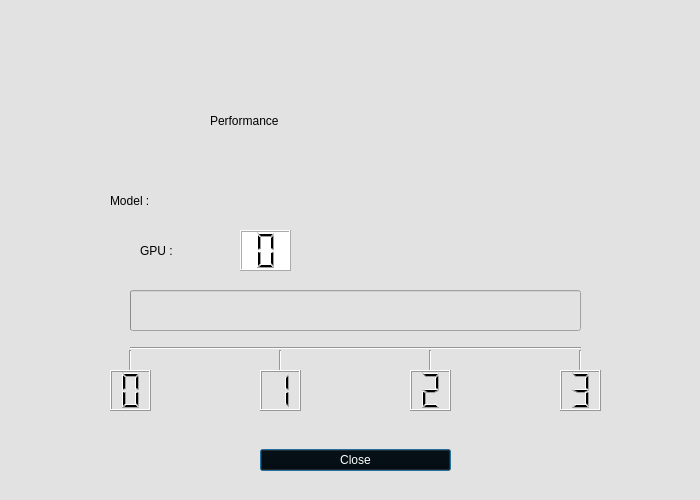
<?xml version="1.0" encoding="UTF-8"?>
<ui version="4.0">
 <class>inference_panel</class>
 <widget class="QDialog" name="inference_panel">
  <property name="geometry">
   <rect>
    <x>0</x>
    <y>0</y>
    <width>700</width>
    <height>500</height>
   </rect>
  </property>
  <property name="minimumSize">
   <size>
    <width>700</width>
    <height>500</height>
   </size>
  </property>
  <property name="maximumSize">
   <size>
    <width>700</width>
    <height>500</height>
   </size>
  </property>
  <property name="windowTitle">
   <string>MIVision Performance</string>
  </property>
  <property name="styleSheet">
   <string notr="true">background-color: rgb(226, 226, 226);</string>
  </property>
  <widget class="QLabel" name="logo_label_2">
   <property name="geometry">
    <rect>
     <x>20</x>
     <y>10</y>
     <width>151</width>
     <height>61</height>
    </rect>
   </property>
   <property name="text">
    <string/>
   </property>
   <property name="pixmap">
    <pixmap resource="resources.qrc">:/images/AMD_NEW_logo_150.png</pixmap>
   </property>
  </widget>
  <widget class="QLabel" name="NGPU_label">
   <property name="geometry">
    <rect>
     <x>140</x>
     <y>230</y>
     <width>101</width>
     <height>41</height>
    </rect>
   </property>
   <property name="styleSheet">
    <string notr="true">color: rgb(0, 0, 0);
font: 75 28pt &quot;Ubuntu&quot;;</string>
   </property>
   <property name="text">
    <string>GPU :</string>
   </property>
  </widget>
  <widget class="QLabel" name="Model_label">
   <property name="geometry">
    <rect>
     <x>110</x>
     <y>180</y>
     <width>131</width>
     <height>41</height>
    </rect>
   </property>
   <property name="styleSheet">
    <string notr="true">color: rgb(0, 0, 0);
font: 75 28pt &quot;Ubuntu&quot;;</string>
   </property>
   <property name="text">
    <string>Model :</string>
   </property>
  </widget>
  <widget class="QLabel" name="modelName_label">
   <property name="geometry">
    <rect>
     <x>240</x>
     <y>180</y>
     <width>401</width>
     <height>41</height>
    </rect>
   </property>
   <property name="styleSheet">
    <string notr="true">color: rgb(170, 0, 0);
font: 75 28pt &quot;Ubuntu&quot;;</string>
   </property>
   <property name="text">
    <string/>
   </property>
  </widget>
  <widget class="QLCDNumber" name="GPU_lcdNumber">
   <property name="geometry">
    <rect>
     <x>240</x>
     <y>230</y>
     <width>51</width>
     <height>41</height>
    </rect>
   </property>
   <property name="styleSheet">
    <string notr="true">background-color: rgb(255, 255, 255);
color: rgb(0, 0, 0);</string>
   </property>
   <property name="digitCount">
    <number>1</number>
   </property>
  </widget>
  <widget class="QLabel" name="logo_label">
   <property name="geometry">
    <rect>
     <x>340</x>
     <y>20</y>
     <width>341</width>
     <height>51</height>
    </rect>
   </property>
   <property name="text">
    <string/>
   </property>
   <property name="pixmap">
    <pixmap resource="resources.qrc">:/images/Radeon_Instinct.png</pixmap>
   </property>
  </widget>
  <widget class="QLabel" name="elapsedTime_label">
   <property name="geometry">
    <rect>
     <x>460</x>
     <y>650</y>
     <width>511</width>
     <height>51</height>
    </rect>
   </property>
   <property name="styleSheet">
    <string notr="true">color: rgb(170, 0, 0);
font: 75 28pt &quot;Ubuntu&quot;;</string>
   </property>
   <property name="text">
    <string/>
   </property>
  </widget>
  <widget class="QLabel" name="header_label">
   <property name="geometry">
    <rect>
     <x>210</x>
     <y>90</y>
     <width>301</width>
     <height>61</height>
    </rect>
   </property>
   <property name="styleSheet">
    <string notr="true">color: rgb(0, 0, 0);
font: 75 38pt &quot;Ubuntu&quot;;</string>
   </property>
   <property name="text">
    <string>Performance</string>
   </property>
  </widget>
  <widget class="QWidget" name="gridLayoutWidget">
   <property name="geometry">
    <rect>
     <x>260</x>
     <y>430</y>
     <width>191</width>
     <height>61</height>
    </rect>
   </property>
   <layout class="QGridLayout" name="gridLayout">
    <item row="0" column="0">
     <widget class="QPushButton" name="close_pushButton">
      <property name="styleSheet">
       <string notr="true">background-color: rgb(0, 0, 0);
color: rgb(255, 255, 255);</string>
      </property>
      <property name="text">
       <string>Close</string>
      </property>
     </widget>
    </item>
   </layout>
  </widget>
  <widget class="QProgressBar" name="progressBar">
   <property name="geometry">
    <rect>
     <x>130</x>
     <y>290</y>
     <width>451</width>
     <height>41</height>
    </rect>
   </property>
   <property name="maximum">
    <number>1710</number>
   </property>
   <property name="value">
    <number>0</number>
   </property>
   <property name="textVisible">
    <bool>false</bool>
   </property>
  </widget>
  <widget class="Line" name="line">
   <property name="geometry">
    <rect>
     <x>130</x>
     <y>340</y>
     <width>451</width>
     <height>16</height>
    </rect>
   </property>
   <property name="styleSheet">
    <string notr="true">color: rgb(0, 0, 0);
</string>
   </property>
   <property name="orientation">
    <enum>Qt::Horizontal</enum>
   </property>
  </widget>
  <widget class="Line" name="line_2">
   <property name="geometry">
    <rect>
     <x>120</x>
     <y>350</y>
     <width>20</width>
     <height>31</height>
    </rect>
   </property>
   <property name="styleSheet">
    <string notr="true">color: rgb(0, 0, 0);</string>
   </property>
   <property name="orientation">
    <enum>Qt::Vertical</enum>
   </property>
  </widget>
  <widget class="Line" name="line_3">
   <property name="geometry">
    <rect>
     <x>270</x>
     <y>350</y>
     <width>20</width>
     <height>31</height>
    </rect>
   </property>
   <property name="styleSheet">
    <string notr="true">color: rgb(0, 0, 0);</string>
   </property>
   <property name="orientation">
    <enum>Qt::Vertical</enum>
   </property>
  </widget>
  <widget class="Line" name="line_4">
   <property name="geometry">
    <rect>
     <x>420</x>
     <y>350</y>
     <width>20</width>
     <height>31</height>
    </rect>
   </property>
   <property name="styleSheet">
    <string notr="true">color: rgb(0, 0, 0);</string>
   </property>
   <property name="orientation">
    <enum>Qt::Vertical</enum>
   </property>
  </widget>
  <widget class="Line" name="line_5">
   <property name="geometry">
    <rect>
     <x>570</x>
     <y>350</y>
     <width>20</width>
     <height>31</height>
    </rect>
   </property>
   <property name="styleSheet">
    <string notr="true">color: rgb(0, 0, 0);</string>
   </property>
   <property name="orientation">
    <enum>Qt::Vertical</enum>
   </property>
  </widget>
  <widget class="QLCDNumber" name="lcdNumber_0">
   <property name="geometry">
    <rect>
     <x>110</x>
     <y>370</y>
     <width>41</width>
     <height>41</height>
    </rect>
   </property>
   <property name="styleSheet">
    <string notr="true">color: rgb(0, 0, 0);</string>
   </property>
   <property name="frameShadow">
    <enum>QFrame::Raised</enum>
   </property>
   <property name="digitCount">
    <number>1</number>
   </property>
  </widget>
  <widget class="QLCDNumber" name="lcdNumber_1">
   <property name="geometry">
    <rect>
     <x>260</x>
     <y>370</y>
     <width>41</width>
     <height>41</height>
    </rect>
   </property>
   <property name="styleSheet">
    <string notr="true">color: rgb(0, 0, 0);</string>
   </property>
   <property name="digitCount">
    <number>1</number>
   </property>
   <property name="intValue" stdset="0">
    <number>1</number>
   </property>
  </widget>
  <widget class="QLCDNumber" name="lcdNumber_3">
   <property name="geometry">
    <rect>
     <x>560</x>
     <y>370</y>
     <width>41</width>
     <height>41</height>
    </rect>
   </property>
   <property name="styleSheet">
    <string notr="true">color: rgb(0, 0, 0);</string>
   </property>
   <property name="digitCount">
    <number>1</number>
   </property>
   <property name="intValue" stdset="0">
    <number>3</number>
   </property>
  </widget>
  <widget class="QLCDNumber" name="lcdNumber_2">
   <property name="geometry">
    <rect>
     <x>410</x>
     <y>370</y>
     <width>41</width>
     <height>41</height>
    </rect>
   </property>
   <property name="styleSheet">
    <string notr="true">color: rgb(0, 0, 0);</string>
   </property>
   <property name="digitCount">
    <number>1</number>
   </property>
   <property name="intValue" stdset="0">
    <number>2</number>
   </property>
  </widget>
  <widget class="QLabel" name="GPUName_label">
   <property name="geometry">
    <rect>
     <x>300</x>
     <y>230</y>
     <width>311</width>
     <height>41</height>
    </rect>
   </property>
   <property name="styleSheet">
    <string notr="true">color: rgb(170, 0, 0);
font: 75 20pt &quot;Ubuntu&quot;;</string>
   </property>
   <property name="text">
    <string/>
   </property>
  </widget>
 </widget>
 <resources>
  <include location="resources.qrc"/>
 </resources>
 <connections/>
</ui>
